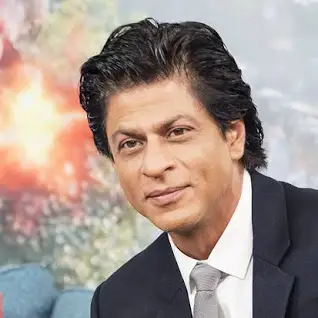
#> input picture Input/img.jpg, 318 x 318 px
$ python encryptApp.py
#> lines starting #> are read from the running program, lines starting #| are printed output that depends on the picture
"""
This code implements two functions for zigzag scanning and inverse zigzag scanning of a matrix that used in DCT implementation.
"""
import numpy as np
import cv2
import math
from Crypto.Cipher import AES

def zigzag(input):
    h = 0
    v = 0

    vmin = 0
    hmin = 0

    vmax = input.shape[0]
    hmax = input.shape[1]

    i = 0


    output = np.zeros((vmax * hmax))

    while ((v < vmax) and (h < hmax)):
        if ((h + v) % 2) == 0:
            if (v == vmin):
                output[i] = input[v, h]
                if (h == hmax):
                    v = v + 1
                else:
                    h = h + 1
                i = i + 1
            elif ((h == hmax - 1) and (v < vmax)):
                output[i] = input[v, h]
                v = v + 1
                i = i + 1
            elif ((v > vmin) and (h < hmax - 1)):
                output[i] = input[v, h]
                v = v - 1
                h = h + 1
                i = i + 1
        else:
            if ((v == vmax - 1) and (h <= hmax - 1)):
                output[i] = input[v, h]
                h = h + 1
                i = i + 1
            elif (h == hmin):
                output[i] = input[v, h]
                if (v == vmax - 1):
                    h = h + 1
                else:
                    v = v + 1
                i = i + 1
            elif ((v < vmax - 1) and (h > hmin)):
                output[i] = input[v, h]
                v = v + 1
                h = h - 1
                i = i + 1

        if ((v == vmax - 1) and (h == hmax - 1)):
            output[i] = input[v, h]
            break

    return output
"""
This code performs image compression using Discrete Cosine Transform (DCT) and run-length encoding.

0000000"""


def get_run_length_encoding(image):
    i = 0
    skip = 0
    stream = []
    bitstream = ""
    image = image.astype(int)
    while i < image.shape[0]:
        if image[i] != 0:
            stream.append((image[i],skip))
            bitstream = bitstream + str(image[i])+ " " +str(skip)+ " "
            skip = 0
        else:
            skip = skip + 1
        i = i + 1

    return bitstream

block_size = 8

QUANTIZATION_MAT = np.array([[16,11,10,16,24,40,51,61],[12,12,14,19,26,58,60,55],[14,13,16,24,40,57,69,56 ],[14,17,22,29,51,87,80,62],[18,22,37,56,68,109,103,77],[24,35,55,64,81,104,113,92],[49,64,78,87,103,121,120,101],[72,92,95,98,112,100,103,99]])

img = cv2.imread('Input/img.jpg', cv2.IMREAD_GRAYSCALE)
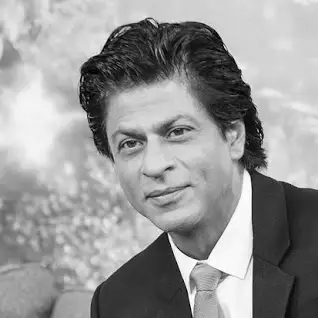
#> img: shape (318, 318); min 0, max 255, mean 151.3

[h , w] = img.shape
#> h = 318; w = 318

height = h
#> height = 318
width = w
#> width = 318
h = np.float32(h)
w = np.float32(w)

nbh = math.ceil(h/block_size)
#> nbh = 40
nbh = np.int32(nbh)

nbw = math.ceil(w/block_size)
#> nbw = 40
nbw = np.int32(nbw)

H =  block_size * nbh
#> H = 320

W =  block_size * nbw
#> W = 320

padded_img = np.zeros((H,W))

padded_img[0:height,0:width] = img[0:height,0:width]
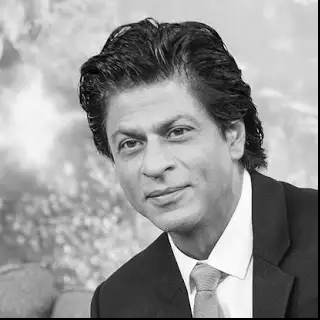
#> padded_img: shape (320, 320) float64; min 0, max 255, mean 149.5

cv2.imwrite('uncompressed.bmp', np.uint8(padded_img))

for i in range(nbh):
        row_ind_1 = i*block_size
        row_ind_2 = row_ind_1+block_size

        for j in range(nbw):
            col_ind_1 = j*block_size
            col_ind_2 = col_ind_1+block_size

            block = padded_img[ row_ind_1 : row_ind_2 , col_ind_1 : col_ind_2 ]
            DCT = cv2.dct(block)
            DCT_normalized = np.divide(DCT,QUANTIZATION_MAT).astype(int)
            reordered = zigzag(DCT_normalized)
            reshaped= np.reshape(reordered, (block_size, block_size))
            padded_img[row_ind_1 : row_ind_2 , col_ind_1 : col_ind_2] = reshaped
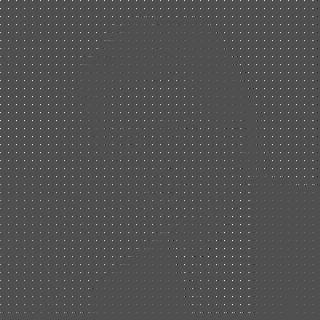
#> padded_img: shape (320, 320) float64; min -56, max 124, mean 1.2; drawn with min black and max white

cv2.imwrite('compressed_image.bmp', np.uint8(padded_img))
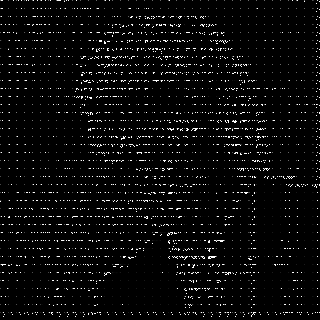
#> saved as compressed_image.bmp: shape (320, 320); min 0, max 255, mean 9.9

arranged = padded_img.flatten()
bitstream = get_run_length_encoding(arranged)
bitstream = str(padded_img.shape[0]) + " " + str(padded_img.shape[1]) + " " + bitstream + ";"
file1 = open("image2.txt","w")
file1.write(bitstream)
file1.close()
"""this block of code removing last semicolan in the text file"""
def remove_last_character(input_file):
    with open(input_file, 'r') as file:
        text = file.read()
        if text:
            modified_text = text[:-1]  # Remove the last character
            with open(input_file, 'w') as file:
                file.write(modified_text)
            print(f"Last character removed from {input_file} and saved successfully.")
        else:
            print("File is empty.")

# Usage example
input_file = 'image2.txt'  # Replace 'example.txt' with your file name
remove_last_character(input_file)

"""
Uses heapq for priority queue operations in Huffman compression.
Implements Huffman encoding with heapq, Counter, and defaultdict.
"""

import heapq

from collections import Counter, defaultdict

class HuffmanNode:
    def __init__(self, symbol, freq):
        self.symbol = symbol
        self.freq = freq
        self.left = None
        self.right = None

    def __lt__(self, other):
        return self.freq < other.freq

def build_frequency_table(data):
    freq_table = Counter(data)
    return freq_table

def build_huffman_tree(freq_table):
    priority_queue = [HuffmanNode(symbol, freq) for symbol, freq in freq_table.items()]
    heapq.heapify(priority_queue)

    while len(priority_queue) > 1:
        left = heapq.heappop(priority_queue)
        right = heapq.heappop(priority_queue)
        merged_node = HuffmanNode(None, left.freq + right.freq)
        merged_node.left = left
        merged_node.right = right
        heapq.heappush(priority_queue, merged_node)

    return priority_queue[0]

def build_codeword_table(node, current_code="", codeword_table=None):
    if codeword_table is None:
        codeword_table = {}
    if node.symbol is not None:
        codeword_table[node.symbol] = current_code
    if node.left is not None:
        build_codeword_table(node.left, current_code + "0", codeword_table)
    if node.right is not None:
        build_codeword_table(node.right, current_code + "1", codeword_table)
    return codeword_table

def huffman_compress(data):
    freq_table = build_frequency_table(data)
    huffman_tree = build_huffman_tree(freq_table)
    codeword_table = build_codeword_table(huffman_tree)
    compressed_data = "".join(codeword_table[symbol] for symbol in data)
    return compressed_data, codeword_table

def huffman_decompress(compressed_data, codeword_table):
    reverse_codeword_table = {code: symbol for symbol, code in codeword_table.items()}
    decompressed_data = []
    current_code = ""
    for bit in compressed_data:
        current_code += bit
        if current_code in reverse_codeword_table:
            decompressed_data.append(reverse_codeword_table[current_code])
            current_code = ""
    return decompressed_data

# Read data from image2.txt
with open('image2.txt', 'r') as file:
    data = file.read().split()

# Compress data
compressed_data, codeword_table = huffman_compress(data)

# Save compressed data to a file
with open('compressed_data.txt', 'w') as file:
    file.write(compressed_data)

# Decompress data from the compressed file
with open('compressed_data.txt', 'r') as file:
    compressed_data = file.read()

decompressed_data = huffman_decompress(compressed_data, codeword_table)

# Save codeword table to a file
with open('Cipher/codeword_table.txt', 'w') as file:
    for symbol, code in codeword_table.items():
        file.write(f"{symbol}: {code}\n")

print("Codeword table saved to codeword_table.txt.")

# # Save decompressed data to a file
# with open('decompressed_data.txt', 'w') as file:
#     file.write(' '.join(decompressed_data))

print("Compression  completed.")
from Crypto.Cipher import AES
import os
import os
import os

# Generate a 16-byte (128-bit) key
key = os.urandom(16)

# Save the key to a text file
with open('encryption_key.txt', 'wb') as file:
    file.write(key)

print("Key saved to encryption_key.txt.")


def encrypt_file(input_file, output_file, key):
    chunk_size = 64 * 1024  # 64 KB
    cipher = AES.new(key, AES.MODE_ECB)
    with open(input_file, 'rb') as f_input, open(output_file, 'wb') as f_output:
        while True:
            chunk = f_input.read(chunk_size)
            if len(chunk) == 0:
                break
            elif len(chunk) % 16 != 0:
                chunk += b' ' * (16 - len(chunk) % 16)  # Padding
            encrypted_chunk = cipher.encrypt(chunk)
            f_output.write(encrypted_chunk)
input_file = 'compressed_data.txt'
encrypted_file = 'Cipher/encrypted_file.bin'
encrypt_file(input_file, encrypted_file, key)
#> (the call stopped at in encrypt_file, `cipher = AES.new(key, AES.MODE_ECB)`: Crypto is not available in this run)
